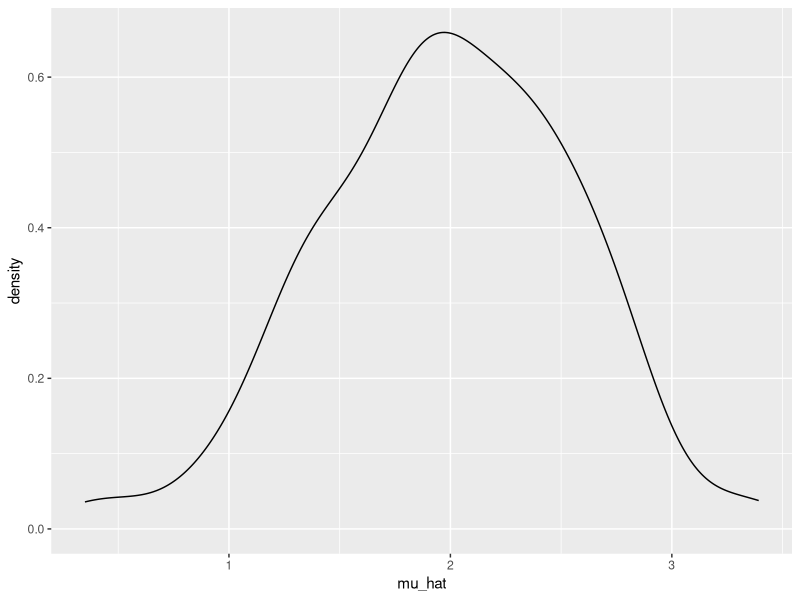
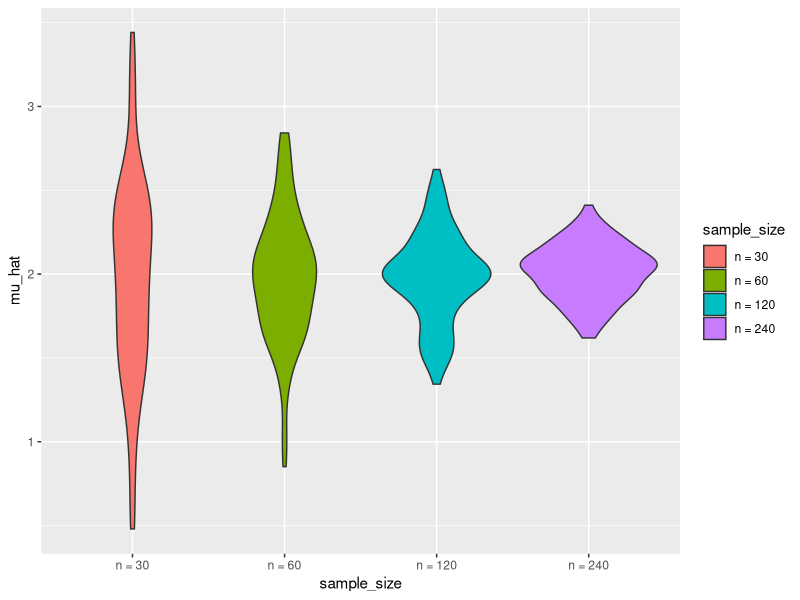

Write R code to recreate these figures, in order.
## ---- chunk 1
library(tidyverse)

set.seed(1)

## ---- chunk 2
sim_mean_sd = function(n, mu = 2, sigma = 3) { # n = sample_size in lecture
  
  sim_data = tibble(
    x = rnorm(n, mean = mu, sd = sigma),
  )
  
  sim_data %>% 
    summarize(
      mu_hat = mean(x),
      sigma_hat = sd(x)
    )
}
## ---- chunk 3
sim_mean_sd(30)
## ---- chunk 4
output = vector("list", 100)

for (i in 1:100) {
  output[[i]] = sim_mean_sd(30)
}

sim_results = bind_rows(output)

## ---- chunk 5
sim_results = 
  rerun(100, sim_mean_sd(n = 30)) %>% 
  bind_rows()

## ---- chunk 6
sim_results %>% 
  ggplot(aes(x = mu_hat)) + 
  geom_density()

sim_results %>% 
  pivot_longer(
    mu_hat:sigma_hat,
    names_to = "parameter", 
    values_to = "estimate") %>% 
  group_by(parameter) %>% 
  summarize(
    emp_mean = mean(estimate),
    emp_sd = sd(estimate)) %>% 
  knitr::kable(digits = 3)


## ---- chunk 7
n_list = 
  list(
    "n_30"  = 30, 
    "n_60"  = 60, 
    "n_120" = 120, 
    "n_240" = 240)

output = vector("list", length = 4)

for (i in 1:4) {
  output[[i]] = rerun(100, sim_mean_sd(n_list[[i]])) %>% 
    bind_rows
}

## ---- chunk 8
sim_results = 
  tibble(sample_size = c(30, 60, 120, 240)) %>% 
  mutate(
    output_lists = map(.x = sample_size, ~rerun(100, sim_mean_sd(n = .x))),
    estimate_dfs = map(output_lists, bind_rows)) %>% 
  select(-output_lists) %>% 
  unnest(estimate_dfs) # expend
## ---- chunk 9
sim_results %>% 
  mutate(
    sample_size = str_c("n = ", sample_size),
    sample_size = fct_inorder(sample_size)) %>% # n in the right order
  ggplot(aes(x = sample_size, y = mu_hat, fill = sample_size)) + 
  geom_violin()


## ---- chunk 10
sim_results %>% 
  pivot_longer(
    mu_hat:sigma_hat,
    names_to = "parameter", 
    values_to = "estimate") %>% 
  group_by(parameter, sample_size) %>% 
  summarize(
    emp_mean = mean(estimate),
    emp_var = var(estimate)) %>% 
  knitr::kable(digits = 3)

## ---- chunk 11


